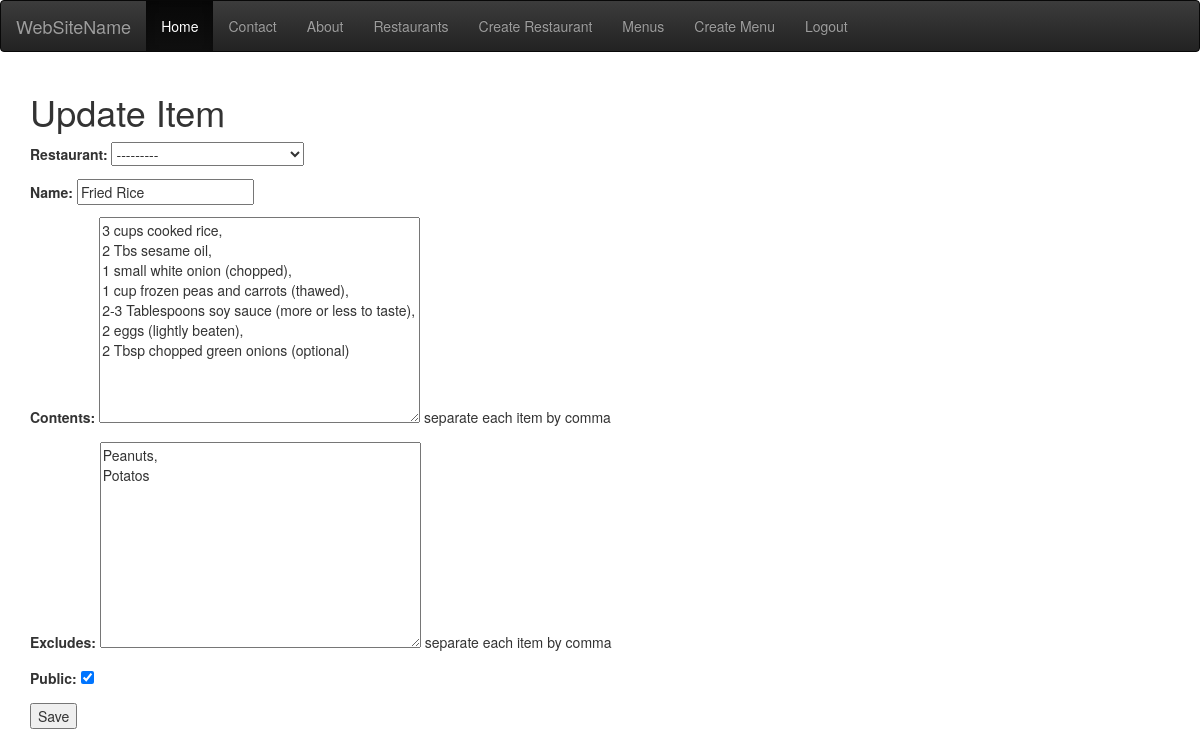
Page /items/2/edit/ (signed in) on the earlier database version.
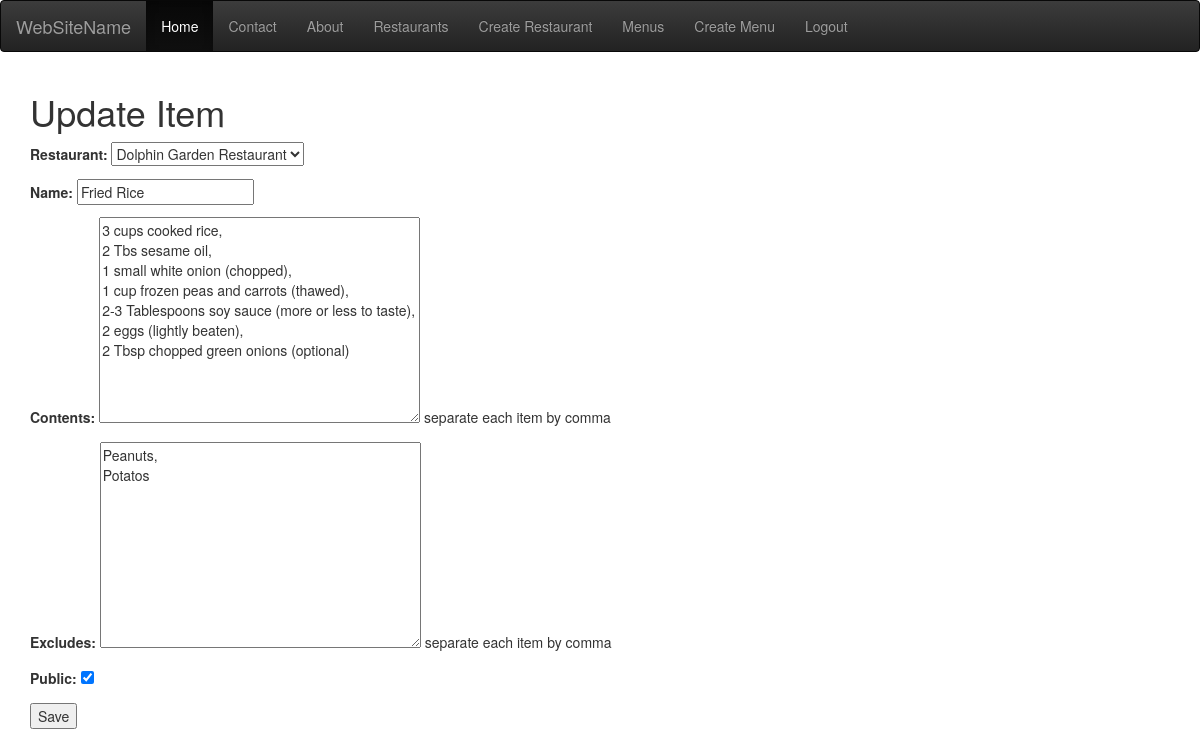
Same page on the later database version.
### menus/models.py (models this page shows, shortened)
class Item(models.Model):
    user = models.ForeignKey(settings.AUTH_USER_MODEL)
    restaurant = models.ForeignKey(RestaurantLocation)
    name = models.CharField(max_length=120)
    contents = models.TextField(help_text='separate each item by comma')
    excludes = models.TextField(blank=True, null=True, help_text='separate each item by comma')
    public = models.BooleanField(default=True)
    timestamp = models.DateTimeField(auto_now_add=True)
    updated = models.DateTimeField(auto_now=True)
    class Meta:
        ordering = ['-updated', '-timestamp']

### menus/views.py (the view)
# urls.py: url(r'^(?P<pk>\d+)/edit/$', ItemUpdateView.as_view(), name='edit'),
class ItemUpdateView(LoginRequiredMixin, UpdateView):
    form_class = ItemForm
    template_name = 'form.html'
    def get_queryset(self):
        return Item.objects.filter(user=self.request.user)
    def get_form_kwargs(self):
        kwargs = super(ItemUpdateView, self).get_form_kwargs()
        kwargs['user'] = self.request.user
        return kwargs
    def get_context_data(self, *args, **kwargs):
        context = super(ItemUpdateView, self).get_context_data(*args, **kwargs)
        context['title'] = 'Update Item'
        return context

### menus/forms.py
class ItemForm(forms.ModelForm):
    class Meta:
        model = Item
        fields = [
            'restaurant',
            'name',
            'contents',
            'excludes',
            'public'
        ]
    def __init__(self, user=None, *args, **kwargs):
        super(ItemForm, self).__init__(*args, **kwargs)
        print(self.fields['restaurant'])
        self.fields['restaurant'].queryset = RestaurantLocation.objects.filter(owner=user)

### restaurants/models.py (called while the page is built)
    def get_queryset(self):
        return RestaurantLocationQuerySet(self.model, using=self._db)

    def __str__(self):
        return self.name

### templates/form.html (shortened to what this page needs)
{% extends 'base.html' %}
{% block content %}
    <h1>{{ title }}</h1>
    <form action="" method="post">
        {{ form.as_p }}
        <input type="submit" value="Save">
    </form>
{% endblock content %}

Differences in the rows shown:
changed Item "Peanuts, Potatos": restaurant "---------" → "Dolphin Garden Restaurant"
